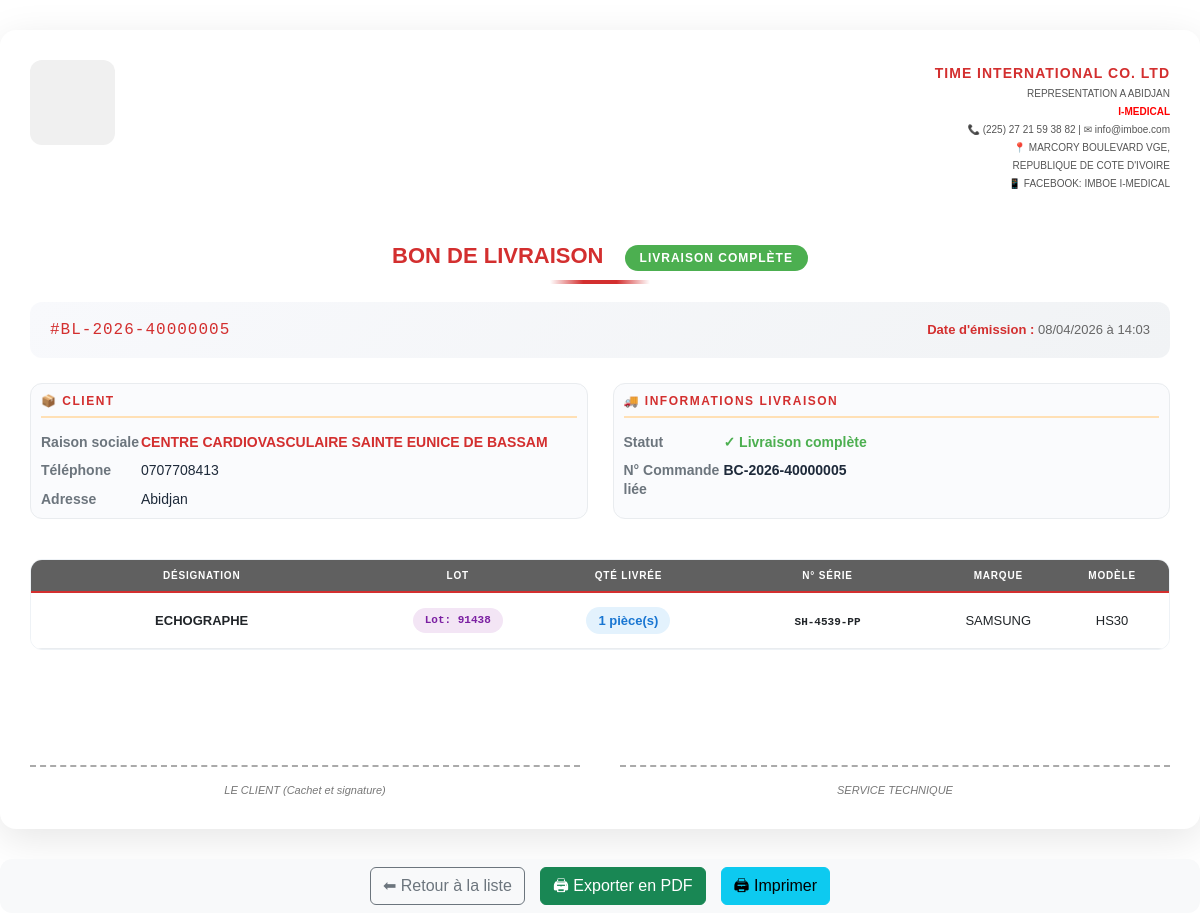
Before: /bon-livraison/4 (signed in) with the older database file.
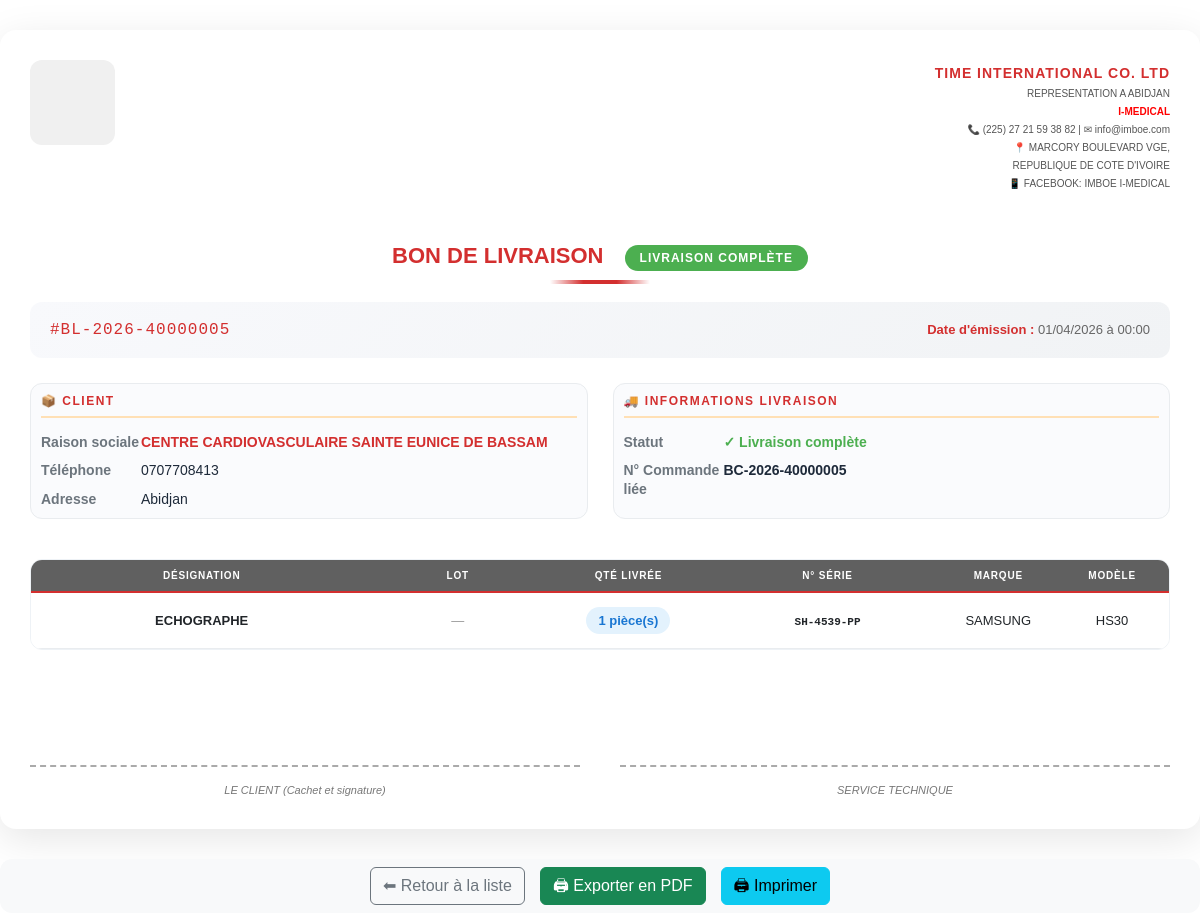
After: the same page with the newer database file.
### models.py (models this page shows, shortened)
class BonLivraison(db.Model):
    __tablename__ = "bon_livraison"
    id = db.Column(db.Integer, primary_key=True)
    numero = db.Column(db.String(30), unique=True, nullable=False)
    date_creation = db.Column(db.DateTime, default=datetime.utcnow)
    nota_bene = db.Column(db.Text)
    status = db.Column(
        Enum(
            "brouillon",
            "confirmee",
            "partielle",
            "livree",
            name="status_livraison"
        ),
        default="brouillon",
        nullable=False
    )
    client_id = db.Column(
        db.Integer,
        db.ForeignKey("client.id"),
        nullable=False
    )
    client = db.relationship(
        "Client",
        back_populates="bons_livraison"
    )
    commande_id = db.Column(
        db.Integer,
        db.ForeignKey("bon_commande.id")
    )
    commande = db.relationship(
        "BonCommande",
        back_populates="livraisons"
    )
    parent_id = db.Column(
        db.Integer,
        db.ForeignKey("bon_livraison.id")
    )
    lignes = db.relationship(
        "LigneBonLivraison",
        back_populates="bon",
        cascade="all, delete-orphan"
    )

class Client(db.Model):
    __tablename__ = "client"
    id = db.Column(db.Integer, primary_key=True)
    nom_client = db.Column(db.String(100), nullable=False)
    telephone = db.Column(db.String(30))
    adresse = db.Column(db.String(255), nullable=False)
    attn = db.Column(db.String(255))
    bons_commande = db.relationship(
        "BonCommande",
        back_populates="client",
        cascade="all, delete-orphan"
    )
    bons_livraison = db.relationship(
        "BonLivraison",
        back_populates="client"
    )

class BonCommande(db.Model):
    __tablename__ = "bon_commande"
    id = db.Column(db.Integer, primary_key=True)
    numero = db.Column(db.String(30), unique=True, nullable=False)
    date_creation = db.Column(db.DateTime, default=datetime.utcnow)
    date_commande = db.Column(db.DateTime, nullable=True)
    total = db.Column(db.Numeric(12,2), default=0)
    status = db.Column(
        Enum(
            "brouillon",
            "confirmee",
            "livraison_partielle",
            "livree",
            "facturee",
            "annulee",
            name="status_commande"
        ),
        default="brouillon",
        nullable=False
    )
    client_id = db.Column(
        db.Integer,
        db.ForeignKey("client.id", name="fk_bon_commande_client_id"),
        nullable=False
    )
    vendeur_id = db.Column(
        db.Integer,
        db.ForeignKey("vendeur.id", name="fk_bon_commande_vendeur_id"),
        nullable=False,
        default=1
    )
    compagnie_id = db.Column(
        db.Integer,
        db.ForeignKey("vendeur_compagnie.id", name="fk_bon_commande_compagnie_id"),
        nullable=False,
        default=1
    )
    client = db.relationship(
        "Client",
        back_populates="bons_commande"
    )
    vendeur = db.relationship(
        "Vendeur",
        backref="bons_commande",
        lazy=True
    )
    compagnie = db.relationship(
        "VendeurCompagnie",
        backref="bons_commande",
        lazy=True
    )
    lignes = db.relationship(
        "LigneBonCommande",
        back_populates="bon",
        cascade="all, delete-orphan"
    )
    livraisons = db.relationship(
        "BonLivraison",
        back_populates="commande"
    )
    @property
    def quantite_totale(self):
        if not self.lignes:
            return 0
        return sum(ligne.quantite for ligne in self.lignes)
    @property
    def quantite_totale_livree(self):
        if not self.lignes:
            return 0
        return sum(ligne.quantite_livree for ligne in self.lignes)
    @property
    def pourcentage_livre(self):
        if self.quantite_totale == 0:
            return 0
        return (self.quantite_totale_livree / self.quantite_totale) * 100

class LigneBonLivraison(db.Model):
    __tablename__ = "ligne_bon_livraison"
    id = db.Column(db.Integer, primary_key=True)
    bon_id = db.Column(
        db.Integer,
        db.ForeignKey("bon_livraison.id"),
        nullable=False
    )
    ligne_commande_id = db.Column(
        db.Integer,
        db.ForeignKey("ligne_bon_commande.id"),
        nullable=False
    )
    produit_id = db.Column(
        db.Integer,
        db.ForeignKey("produit.id"),
        nullable=False
    )
    quantite = db.Column(db.Integer, nullable=False)
    numero_serie = db.Column(db.String(120))
    stock_id = db.Column(
        db.Integer,
        db.ForeignKey("stock.id", name='fk_ligne_bon_livraison_stock'),
        nullable=True  # Peut être null si pas de gestion de lot
    )
    bon = db.relationship(
        "BonLivraison",
        back_populates="lignes"
    )
    produit = db.relationship(
        "Produit",
        back_populates="lignes_bon_livraison"
    )
    ligne_commande = db.relationship(
        "LigneBonCommande",
        back_populates="livraisons"
    )
    stock = db.relationship(
        "Stock",
        backref="lignes_bon_livraison"
    )

class Produit(db.Model):
    __tablename__ = "produit"
    id = db.Column(db.Integer, primary_key=True)
    nom_produit = db.Column(db.String(128), nullable=False, index=True)
    model = db.Column(db.String(128), index=True)
    marque = db.Column(db.String(128), index=True)
    code_produit = db.Column(db.String(256), unique=True, nullable=False)
    description = db.Column(db.Text)
    origine = db.Column(db.String(256))
    image = db.Column(db.String(255))
    stocks = db.relationship("Stock", backref="produit", lazy=True)
    lignes_bon_commande = db.relationship(
        "LigneBonCommande",
        back_populates="produit"
    )
    lignes_bon_livraison = db.relationship(
        "LigneBonLivraison",
        back_populates="produit"
    )
    lignes_achat = db.relationship(
        "LigneAchat",
        back_populates="produit",
        cascade="all, delete-orphan"
    )

class Stock(db.Model):
    id = db.Column(db.Integer, primary_key=True)
    produit_id = db.Column(
        db.Integer,
        db.ForeignKey("produit.id"),
        nullable=False
    )
    lignes_achat = db.relationship("LigneAchat", back_populates="stock")
    numero_lot = db.Column(db.String(100))
    quantite = db.Column(db.Integer, nullable=False, default=0)
    seuil_alerte = db.Column(db.Integer, default=5)
    date_creation = db.Column(db.DateTime(), default = datetime.utcnow, index = True)
    type_conditionnement = db.Column(
    db.Enum(
        TypeConditionnement,
        values_callable=lambda x: [e.value for e in x],
        name="typeconditionnement"
    ),
    nullable=False  # a remplacer par False apres render ok
    )
    magasin_id = db.Column(db.Integer, db.ForeignKey("magasin.id"), nullable=False)
    __table_args__ = (
    db.UniqueConstraint("produit_id", "magasin_id", "type_conditionnement", name="uix_stock_unique"),
)

### routes.py (the view)
@app.route("/bon-livraison/<int:id>")
@login_required
def detail_bon_livraison(id):
    bon = BonLivraison.query.get_or_404(id)
    if bon.commande:
        pourcentage_livre = bon.commande.pourcentage_livre if hasattr(bon.commande, 'pourcentage_livre') else 0
    else:
        pourcentage_livre = 0
    return render_template(
        "bon_livraison_detail.html",
        bon=bon,
        pourcentage_livre=pourcentage_livre
    )

### templates/bon_livraison_detail.html (shortened to what this page needs)
{% extends "base_print.html" %}
{% block content %}
<div class="bon-wrapper">
    <div class="first-header">
        <div class="img-style">
            {% if compagnie and compagnie.logo %}
                <img src="{{ compagnie.logo }}" height="80" width="80" alt="Logo">
            {% else %}
                <div style="width:85px; height:85px; background:#f0f0f0; border-radius:12px;"></div>
            {% endif %}
        </div>
        <div class="company-info">
            <p class="company-name" style="font-weight: 600;">TIME INTERNATIONAL CO. LTD</p>
            <p>REPRESENTATION A ABIDJAN </p>
            <p style="color: red;font-weight: 600;">I-MEDICAL</p>
            <p>📞 (225) 27 21 59 38 82 | ✉ info@imboe.com</p>
            <p>📍 MARCORY BOULEVARD VGE,</p>
            <p>REPUBLIQUE DE COTE D'IVOIRE</p>
            <p>📱 FACEBOOK: IMBOE I-MEDICAL</p>
        </div>
    </div>
    <div class="bon-title">
        BON DE LIVRAISON
        {% if bon.status == 'partielle' %}
            <span class="badge-partiel">Livraison Partielle</span>
        {% else %}
            <span class="badge-partiel badge-complet">Livraison Complète</span>
        {% endif %}
    </div>
    <div class="doc-header">
        <div class="doc-number" style="font-weight: 500;">#{{ bon.numero }}</div>
        <div class="doc-meta">
            <p><strong>Date d'émission :</strong> {{ bon.date_creation.strftime('%d/%m/%Y à %H:%M') }}</p>
        </div>
    </div>
    <div class="info-grid">
        <div class="info-card">
            <h4>📦 CLIENT</h4>
            <div class="info-row">
                <div class="info-label">Raison sociale</div>
                <div class="info-value client-name">{{ bon.client.nom_client }}</div>
            </div>
            {% if bon.client.telephone %}
            <div class="info-row">
                <div class="info-label">Téléphone</div>
                <div class="info-value">{{ bon.client.telephone or 'Non renseigné' }}</div>
            </div>
            {% endif %}
            {% if bon.client.adresse %}
            <div class="info-row">
                <div class="info-label">Adresse</div>
                <div class="info-value">{{ bon.client.adresse or 'Non renseignée' }}</div>
            </div>
            {% endif %}
        </div>
        <div class="info-card">
            <h4>🚚 INFORMATIONS LIVRAISON</h4>
            <div class="info-row">
                <div class="info-label">Statut</div>
                <div class="info-value">
                    {% if bon.status == 'partielle' %}
                        <span style="color:#ff9800; font-weight:bold;">⚡ Livraison partielle</span>
                    {% elif bon.status == 'livree' %}
                        <span style="color:#4caf50; font-weight:bold;">✓ Livraison complète</span>
                    {% else %}
                        <span style="color:#999;">{{ bon.status }}</span>
                    {% endif %}
                </div>
            </div>
            <div class="info-row">
                <div class="info-label">N° Commande liée</div>
                <div class="info-value">
                    {% if bon.commande %}
                        <strong>{{ bon.commande.numero }}</strong>
                    {% else %}
                        -
                    {% endif %}
                </div>
            </div>
        </div>
    </div>
    <div class="table-container">
        <table class="bon-table">
            <thead>
                <tr>
                    <th style="width: 30%">DÉSIGNATION</th>
                    <th style="width: 15%">LOT</th>
                    <th style="width: 15%">QTÉ LIVRÉE</th>
                    <th style="width: 20%">N° SÉRIE</th>
                    <th style="width: 10%">MARQUE</th>
                    <th style="width: 10%">MODÈLE</th>
                </tr>
            </thead>
            <tbody>
                {% for ligne in bon.lignes %}
                <tr>
                    <td class="product-name"><strong>{{ ligne.produit.nom_produit }}</strong></td>
                    <td>
                        {% if ligne.stock %}
                            <span class="lot-badge">Lot: {{ ligne.stock.numero_lot }}</span>
                        {% else %}
                            <span style="color:#999;">—</span>
                        {% endif %}
                    </td>
                    <td>
                        <span class="quantity-badge">{{ ligne.quantite }} pièce(s)</span>
                    </td>
                    <td>
                        {% if ligne.numero_serie %}
                            <span style="font-family: monospace; font-size:11px;font-weight: 600;">{{ ligne.numero_serie }}</span>
                        {% else %}
                            <span style="color:#999;">—</span>
                        {% endif %}
                    </td>
                    <td>{{ ligne.produit.marque or '-' }}</td>
                    <td>{{ ligne.produit.model or '-' }}</td>
                </tr>
                {% endfor %}
            </tbody>
        </table>
    </div>
    <div class="signatures">
        <div class="signature-block">
            <div class="signature-line">LE CLIENT (Cachet et signature)</div>
        </div>
        <div class="signature-block">
            <div class="signature-line">SERVICE TECHNIQUE</div>
        </div>
    </div>
</div>
{% if not pdf_mode %}
<div class="p-2">
    <a href="{{ url_for('liste_bons_livraison') }}" class="btn btn-outline-secondary">
        ⬅ Retour à la liste
    </a>
    <a href="{{ url_for('bon_livraison_pdf', id=bon.id) }}" target="_blank" class="btn btn-success">
        🖨 Exporter en PDF
    </a>
    <button onclick="window.print()" class="btn btn-info">
        🖨 Imprimer
    </button>
</div>
{% endif %}
{% endblock %}

### templates/base_print.html (shortened to what this page needs)
<!DOCTYPE html>
<html lang="fr">
<head>
    <link rel="stylesheet" href="{{ url_for('static', filename='css/bootstrap.min.css') }}">
    <link rel="stylesheet" href="{{ url_for('static', filename='style/styles.css') }}">
    <link rel="stylesheet" href="https://cdn.jsdelivr.net/npm/bootstrap-icons@1.11.3/font/bootstrap-icons.css">
</head>
<body>
    {% block content %}{% endblock %}
</body>
</html>

Changed rows visible on the page:
changed BonLivraison: date_creation "08/04/2026 à 14:03" → "01/04/2026 à 00:00"
changed LigneBonLivraison "SH-4539-PP": stock.numero_lot "91438" → (not shown); text "Lot:" → "—"
